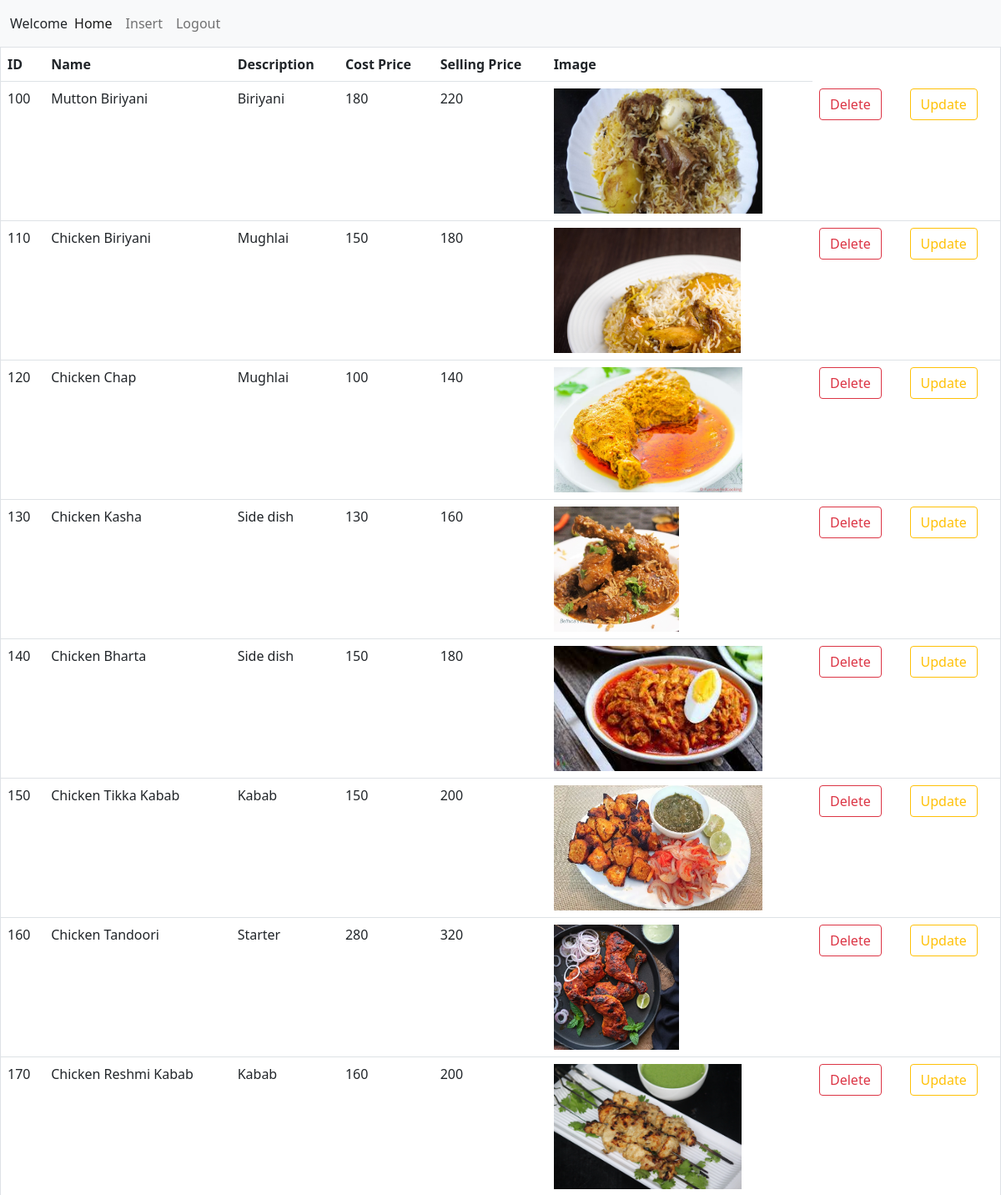
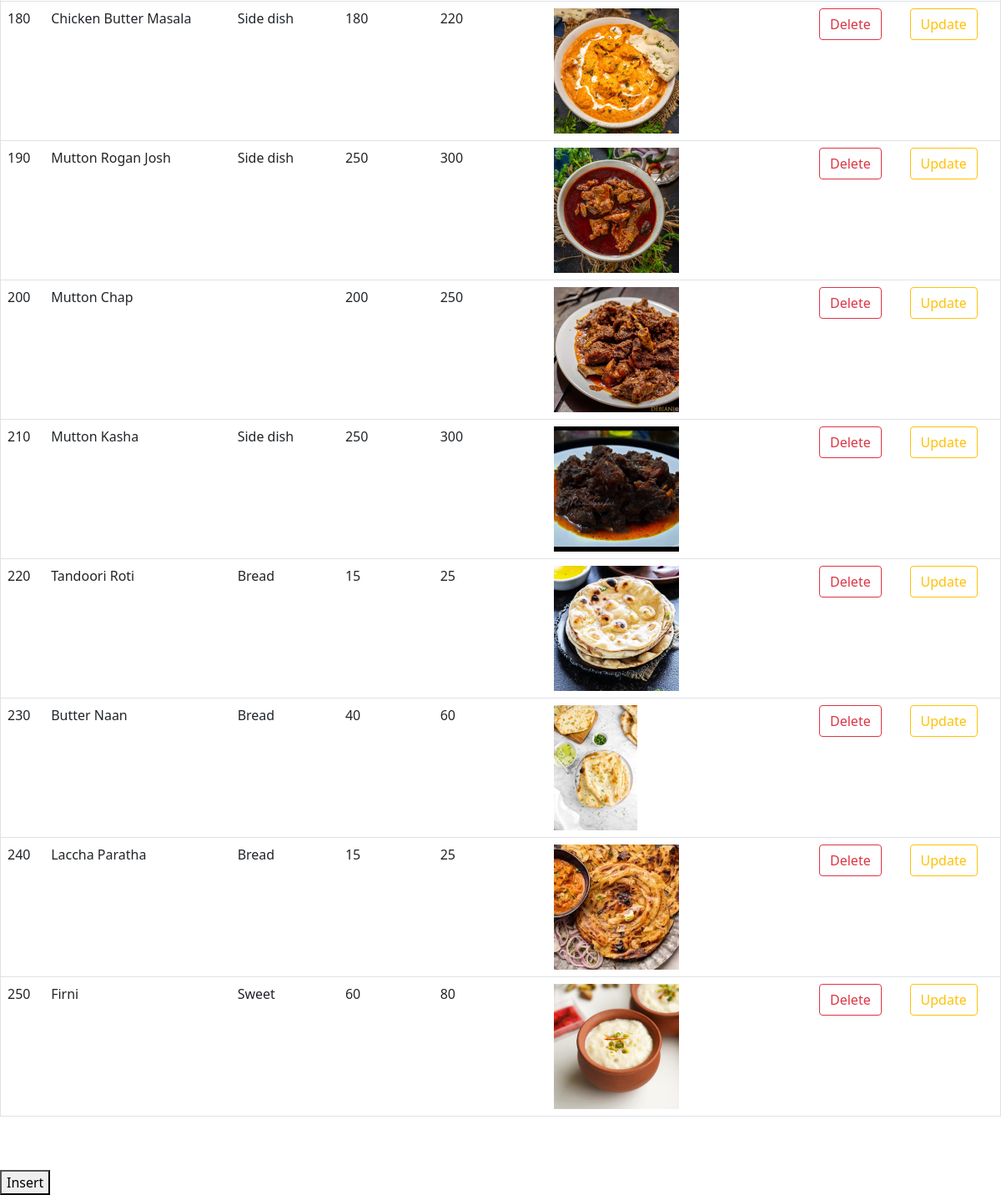
/Admin/dashboard.php, run on the app's committed database (2 pictures, top to bottom).
### tables this page shows
CREATE TABLE `product` (
  `ID` varchar(20) NOT NULL,
  `Name` varchar(50) NOT NULL,
  `Description` varchar(100) NOT NULL,
  `CP` int(20) NOT NULL,
  `SP` int(20) NOT NULL,
  `Image` varchar(100) NOT NULL
);

### Admin/dashboard.php (the view, shortened to what this page needs)
<?php
	include 'navbar.php';
	$sql= "select * from product";
	$r= mysqli_query($con,$sql);
?>
<div class="table-responsive">
<table border="1" class="table">
	<tr>
		<th>ID</th>
		<th>Name</th>
		<th>Description</th>
		<th>Cost Price</th>
		<th>Selling Price</th>
		<th>Image</th>
	</tr>
	<?php
	while ($row=mysqli_fetch_assoc($r))
	{
	?>
	<tr>
	  <td><?php echo $row['ID']; ?></td>
	  <td><?php echo $row['Name']; ?></td>
	  <td><?php echo $row['Description']; ?></td>
	  <td><?php echo $row['CP']; ?></td>
	  <td><?php echo $row['SP']; ?></td>
	  <td><img src="<?php echo $row['Image']; ?>" style="max-width: 250px;height: 150px;"></td>
	  <td><a class="btn btn-outline-danger" onclick="return warning()" href="Delete.php?id=<?php echo $row['ID'];?>" >Delete</a></td>
	  <td><a class="btn btn-outline-warning" href="Update1.php?id=<?php echo $row['ID'];?>">Update</a></td>
	</tr>
	<?php
		}
	?>
	</table>
</div>
<form action="insert.php" method="post">
<br><br><button type="submit">Insert</button>
</form>

### Admin/navbar.php (shortened to what this page needs)
<!DOCTYPE html>
<html>
<head>
	<link href="https://cdn.jsdelivr.net/npm/bootstrap@5.0.2/dist/css/bootstrap.min.css" rel="stylesheet">
	<link rel="stylesheet" href="https://cdnjs.cloudflare.com/ajax/libs/font-awesome/5.15.3/css/all.min.css" />
</head>
<body>
<nav class="navbar navbar-expand-lg navbar-light bg-light">
  <div class="container-fluid">
    <a>Welcome <br><?php echo $_SESSION['name']; ?> </a>
    <div class="collapse navbar-collapse" id="navbarNav">
      <ul class="navbar-nav">
        <li class="nav-item">
          <a class="nav-link active" aria-current="page" href="dashboard.php" >Home</a>
        </li>
        <li class="nav-item">
          <a class="nav-link" href="insert.php" >Insert</a>
        </li>
        <li class="nav-item">
          <a class="nav-link" href="logout.php">Logout</a>
        </li>
      </ul>
    </div>
  </div>
</nav>
</body>
</html>

### data on the page
product: ID "100", Name "Mutton Biriyani", Description "Biriyani", CP "180", SP "220", Image (picture)
product: ID "110", Name "Chicken Biriyani", Description "Mughlai", CP "150", SP "180", Image (picture)
product: ID "120", Name "Chicken Chap", Description "Mughlai", CP "100", SP "140", Image (picture)
product: ID "130", Name "Chicken Kasha", Description "Side dish", CP "130", SP "160", Image (picture)
product: ID "140", Name "Chicken Bharta", Description "Side dish", CP "150", SP "180", Image (picture)
product: ID "150", Name "Chicken Tikka Kabab", Description "Kabab", CP "150", SP "200", Image (picture)
product: ID "160", Name "Chicken Tandoori", Description "Starter", CP "280", SP "320", Image (picture)
product: ID "170", Name "Chicken Reshmi Kabab", Description "Kabab", CP "160", SP "200", Image (picture)
product: ID "180", Name "Chicken Butter Masala", Description "Side dish", CP "180", SP "220", Image (picture)
product: ID "190", Name "Mutton Rogan Josh", Description "Side dish", CP "250", SP "300", Image (picture)
product: ID "200", Name "Mutton Chap", CP "200", SP "250", Image (picture)
product: ID "210", Name "Mutton Kasha", Description "Side dish", CP "250", SP "300", Image (picture)
product: ID "220", Name "Tandoori Roti", Description "Bread", CP "15", SP "25", Image (picture)
product: ID "230", Name "Butter Naan", Description "Bread", CP "40", SP "60", Image (picture)
product: ID "240", Name "Laccha Paratha", Description "Bread", CP "15", SP "25", Image (picture)
product: ID "250", Name "Firni", Description "Sweet", CP "60", SP "80", Image (picture)
